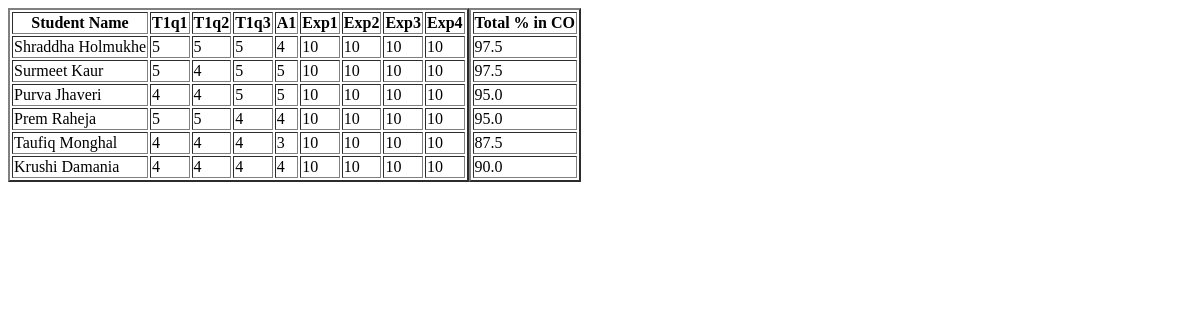
/copo/, run on an earlier commit of the app's database.
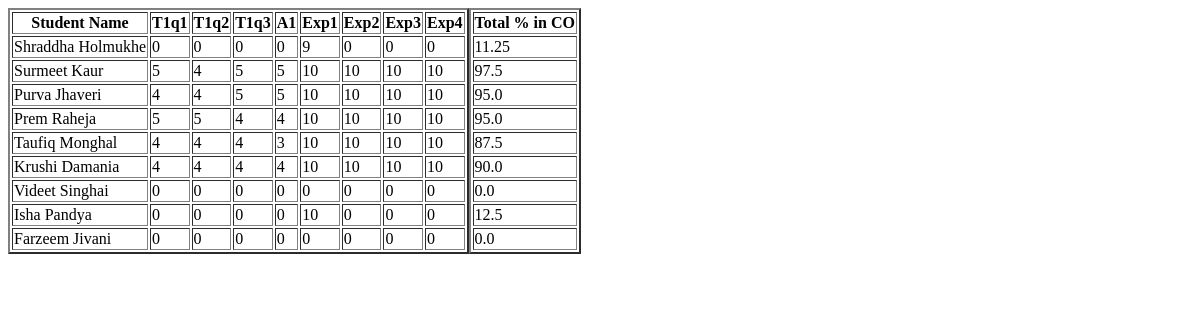
And on a later commit of the database.
### copo/models.py (models this page shows, shortened)
class COatdadbms(models.Model):
    cono = models.CharField(max_length=2)
    atd = models.CharField(max_length=50)

### teachers/models.py (models this page shows, shortened)
class Students(models.Model):
    student_roll = models.AutoField(primary_key=True, unique=True, editable=False)
    student_name = models.CharField(max_length=70)
    Exp1 = models.IntegerField(default=0)
    Exp2 = models.IntegerField(default=0)
    Exp3 = models.IntegerField(default=0)
    Exp4 = models.IntegerField(default=0)
    Exp5 = models.IntegerField(default=0)
    Exp6 = models.IntegerField(default=0)
    Exp7 = models.IntegerField(default=0)
    Exp8 = models.IntegerField(default=0)
    Exp9 = models.IntegerField(default=0)
    Exp10 = models.IntegerField(default=0)
    exp_avg = models.IntegerField(default=0)
    T1q1 = models.IntegerField(default=0)
    T1q2 = models.IntegerField(default=0)
    T1q3 = models.IntegerField(default=0)
    T1q4 = models.IntegerField(default=0)
    T1_total = models.IntegerField(default=0)
    T2q1 = models.IntegerField(default=0)
    T2q2 = models.IntegerField(default=0)
    T2q3 = models.IntegerField(default=0)
    T2q4 = models.IntegerField(default=0)
    T2_total = models.IntegerField(default=0)
    TT_avg = models.IntegerField(default=0)
    A1 = models.IntegerField(default=0)
    A2 = models.IntegerField(default=0)
    Ass_avg = models.IntegerField(default=0)
    attendance = models.IntegerField(default=0)
    final_marks = models.IntegerField(default=0)

### copo/views.py (the view)
def ViewCO(request):
    Atdmap = COatdadbms.objects.filter(cono=1)
    S = Students.objects.all()
    patterntesta = re.compile("[T][1-2]q[1-4]|[A][1-2]")
    total = []
    for b in S:
        ta = 0
        texp = 0
        pta = 0
        pexp = 0
        for u in Atdmap:
            n = str(u.atd)
            m = getattr(b, n)
            if patterntesta.match(n):
                ta += 1
                pta += int(m)
            else:
                texp += 1
                pexp += int(m)
        ttl = (((pta * 100)/(5 * ta)) + ((pexp * 100)/(10 * texp))) / 2
        total.append(ttl)
    context = {
        "S": S,
        "a": Atdmap,
        "total": total,
    }
    template = loader.get_template("copo/ViewCO.html")
    return HttpResponse(template.render(context, request))

### copo/templatetags/getattribute.py (called while the page is built)
def getattribute(value, arg):
    if "." in str(arg):
        firstarg = str(arg).split(".")[0]
        value = getattribute(value, firstarg)
        arg = ".".join(str(arg).split(".")[1:])
        return getattribute(value, arg)
    if hasattr(value, str(arg)):
        return getattr(value, arg)
    elif hasattr(value, 'has_key') and value.has_key(arg):
        return value[arg]
    elif numeric_test.match(str(arg)) and len(value) > int(arg):
        return value[int(arg)]
    else:
        return 'no attr.' + str(arg) + 'for:' + str(value)

### copo/templates/copo/ViewCO.html (shortened to what this page needs)
{% load getattribute %}
<table class="one" border="2">
    <tr>
        <th> Student Name</th>
        {%      for u in a %}
        <th>
            {{ u.atd }}
        </th>
        {%      endfor %}
    </tr>
    {%     for b in S %}
    <tr>
        <td>
        {{ b.student_name }}
    </td>
    {%      for u in a %}
        <td>
            {{ b|getattribute:u.atd }}
       </td>
        {%      endfor %}
</tr>
    {%      endfor %}
</table>
<table class="two" border="2">
    <tr><th>Total % in CO</th></tr>
    {%     for i in total %}
    <tr>
        <td>
            {{ i }}
        </td>
    </tr>{%      endfor %}
</table>

### copo/templates/copo/ViewCO.html (style rules this page uses)
table.one { float: left; display: inline-block; }
table.two { float: left; display: inline-block; }

What changed in the data, as far as the page shows it:
changed through a linked row, COatdadbms (number 1 of 8 on the later page): atd.T1q1 "5" → "0"
changed through a linked row, COatdadbms (number 2 of 8 on the later page): atd.T1q2 "5" → "0"
changed through a linked row, COatdadbms (number 3 of 8 on the later page): atd.T1q3 "5" → "0"
changed through a linked row, COatdadbms (number 4 of 8 on the later page): atd.A1 "4" → "0"
changed through a linked row, COatdadbms "Exp1": atd.Exp1 "10" → "9"
changed through a linked row, COatdadbms "Exp2": atd.Exp2 "10" → "0"
changed through a linked row, COatdadbms "Exp3": atd.Exp3 "10" → "0"
changed through a linked row, COatdadbms "Exp4": atd.Exp4 "10" → "0"
added Students: student_name "Videet Singhai", COatdadbms (atd.T1q1 "0"), COatdadbms (atd.T1q2 "0"), COatdadbms (atd.T1q3 "0"), COatdadbms (atd.A1 "0"), COatdadbms (atd.Exp1 "0"), COatdadbms (atd.Exp2 "0"), COatdadbms (atd.Exp3 "0"), COatdadbms (atd.Exp4 "0")
added Students: student_name "Isha Pandya", COatdadbms (atd.T1q1 "0"), COatdadbms (atd.T1q2 "0"), COatdadbms (atd.T1q3 "0"), COatdadbms (atd.A1 "0"), COatdadbms (atd.Exp1 "10"), COatdadbms (atd.Exp2 "0"), COatdadbms (atd.Exp3 "0"), COatdadbms (atd.Exp4 "0")
added Students: student_name "Farzeem Jivani", COatdadbms (atd.T1q1 "0"), COatdadbms (atd.T1q2 "0"), COatdadbms (atd.T1q3 "0"), COatdadbms (atd.A1 "0"), COatdadbms (atd.Exp1 "0"), COatdadbms (atd.Exp2 "0"), COatdadbms (atd.Exp3 "0"), COatdadbms (atd.Exp4 "0")
Also different on the page:
new list line: "11.25"
new list line: "0.0"
new list line: "12.5"
list line gone: "97.5"
